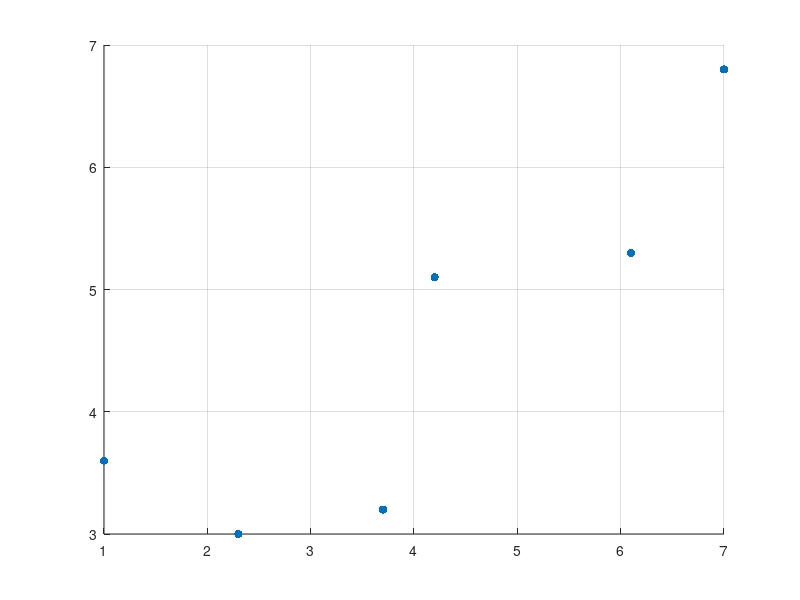

The MATLAB script that drew this image: (Note: this script raises an error after producing the figure.)
clear all

x = [1 2.3 3.7 4.2 6.1 7];
y = [3.6 3 3.2 5.1 5.3 6.8];
scatter(x, y, 'filled')

m = length(y);

a = (m * sum(x.*y) - sum(x)*sum(y)) / (m*sum(x.^2) - (sum(x))^2)

b = (sum(x.^2) * sum(y) - sum(x.*y)*sum(x)) / (m * sum(x.^2) - (sum(x))^2)

grid on
hold on

syms xx
model(xx) = a*xx + b;
fplot(model)